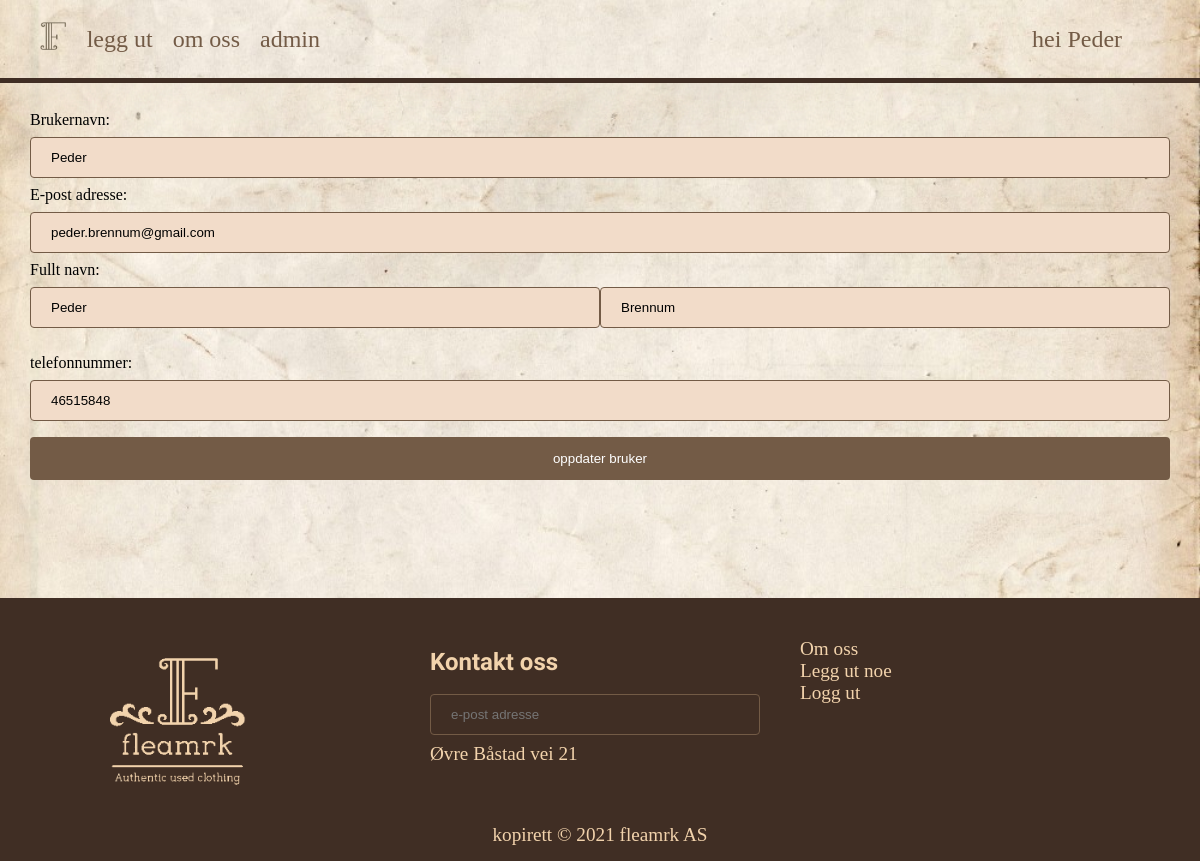
The page /pages/main.php?page=oppdater_info_bruker (signed in) on the database its author committed.
### tables this page shows
CREATE TABLE bruker (
    brukerID INTEGER PRIMARY KEY AUTOINCREMENT,
    brukernavn VARCHAR(50) NOT NULL UNIQUE,
    email VARCHAR(100) NOT NULL,
    passord VARCHAR(255) NOT NULL,
    fornavn VARCHAR(50),
    etternavn VARCHAR(50),
    telefonnummer VARCHAR(20),
    create_time TIMESTAMP DEFAULT CURRENT_TIMESTAMP
);

### pages/oppdater_info_bruker.php (the view, shortened to what this page needs)
<?php
    $tilkobling = new SQLite3(__DIR__ . '/../resources/db/fleamrk.db');
    $stmt = $tilkobling->prepare("SELECT * FROM bruker WHERE brukerID = :brukerID");
    $stmt->bindValue(':brukerID', $_SESSION["brukerID"], SQLITE3_TEXT);
    $datasett = $stmt->execute();
?>
<!DOCTYPE html>
<html lang="en">
<head>
    <link rel="stylesheet" type="text/css" media="screen" href="styles/main_style.css" />
</head>
<body>
    <form method="post">
            <?php if($rad = $datasett->fetchArray(SQLITE3_ASSOC)) { ?>
            <br>
            <label for="txtBrukernavn"> Brukernavn:</label>
            <input type="text" name="txtBrukernavn" value="<?php echo $rad["brukernavn"];?>" />
            <br>
            <label for="txtMail">E-post adresse:</label>
            <input type="email" name="txtMail" value="<?php echo $rad["email"];?>"/>
            <br>
            <label for="txtFornavn">Fullt navn:</label>
            <div id="name_input">
                <input type="text" name="txtFornavn" value="<?php echo $rad["fornavn"];?>" />
                <input type="text" name="txtEtternavn" value="<?php echo $rad["etternavn"];?>"/>
            </div>
            <br>
            <label for="txtTelefonnummer">telefonnummer:</label>
            <input type="tel" name="txtTelefonnummer" value="<?php echo $rad["telefonnummer"];?>" />
            <br>
            <input type="submit" name="submit" value="oppdater bruker">
            <?php } ?>
        </form>
</body>
</html>

### styles/main_style.css (style rules this page uses)
* { box-sizing: border-box; margin: 0; padding: 0; transition: all 0.2s ease; }
body { background-image: url("website_pictures/a7b8dff78f8e331d7fd96a360c9f0e63.jpg.png"); background-color: #cccccc; background-size: 100%; background-position: center; background-repeat: repeat; background-size: stretch; height: 100%; }
h2 { font-size: 1.5rem; font-family: 'Shippori Mincho', serif; padding: 10px 0px; }
p { font-size: 1rem; color: #262626; }
input, select { width: 100%; padding: 12px 20px; margin: 8px 0; display: inline-block; border: 1px solid #735B46; border-radius: 4px; box-sizing: border-box; background-color: #F2DCC9; }
input[type=submit] { width: 100%; background-color: #735B46; color: white; padding: 14px 20px; margin: 8px 0; border: none; border-radius: 4px; cursor: pointer; }
form { margin: 10px; }
#name_input { display: flex; justify-content: space-between; }
#name_input input { width: 50%; }

### pages/main.php (style rules this page uses)
html, body { height: 100%; margin: 0; }

### rows shown on the page
bruker: txtBrukernavn "Peder", txtMail "peder.brennum@gmail.com", txtFornavn "Peder", txtEtternavn "Brennum", txtTelefonnummer "46515848"

### other values the page prints
$_SESSION['fornavn'] "Peder"
